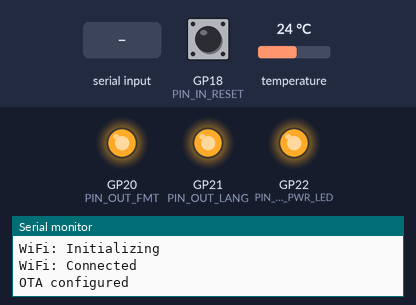
Simulated run of this sketch. Board: Raspberry Pi Pico W. Shown: output pins drawn as LEDs (lit = HIGH), the last lines printed to the serial monitor. The inputs (shaded band) are chosen by the test bench; at power-on: GP18 (PIN_IN_RESET) HIGH, temperature 24 °C. WiFi joins after 1.5 s; servers stay silent unless stated.

Above: at 3.0 s.
3.1 s: GP18 (PIN_IN_RESET) pulled LOW for 1 s
5.6 s: "reset\n" received over Serial
At 6.5 s:
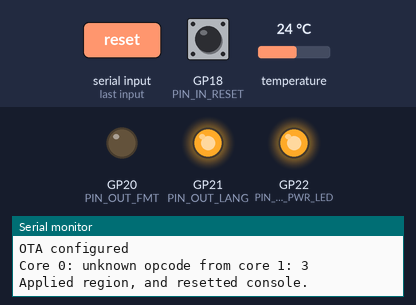
7.1 s: "status\n" received over Serial
8.6 s: "us\n" received over Serial
10.1 s: GP18 (PIN_IN_RESET) pulled LOW for 0.15 s
At 10.6 s:
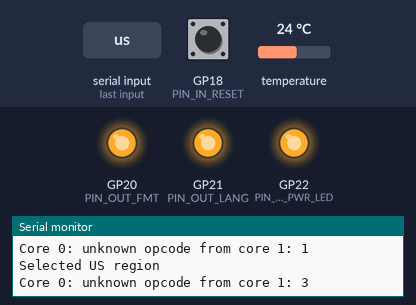
Timing chart, 0 to 12.7 s (numbered marks = the images above; inputs shaded):
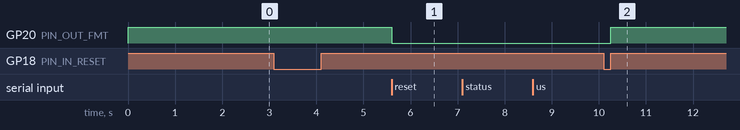

Measured:
- after the input at 5.6 s, GP20 (PIN_OUT_FMT): HIGH → LOW at once
- after the input at 10.1 s, GP20 (PIN_OUT_FMT): LOW → HIGH after 0.15 s

The sketch:

megapaladin.ino
```cpp
#include <Arduino.h>
#define VERSION 1

// CONFIGS
#define IS_PICO_W 1
#define SERIAL_BAUD 115200
#define SERIAL_INIT_TIMEOUT 1000
#define SERIAL_OUT_DELAY 300
#define BLINK_DURATION_MS 50
#define BLINK_INTERVAL_MS 100
#define CMD_BUF_SZ 64
#define DEFAULT_REGION REGION_US

#include "button.h"
#include "fifo_cmd.h"
#if IS_PICO_W
#include <ESP8266WiFi.h>
#include <ESP8266mDNS.h>
#include "secrets.h"
#include <WiFiUdp.h>
#include <ArduinoOTA.h>
#endif


enum Region
{
  REGION_US,
  REGION_EU,
  REGION_JP,
  REGION_COUNT
};

enum Language
{
  LANG_JP = 0,
  LANG_EN = 1
};

enum Format
{
  FMT_PAL = 0,
  FMT_NTSC = 1
};

const uint8_t mapping[][2] = {
  {LANG_EN, FMT_NTSC},  // REGION_US
  {LANG_EN, FMT_PAL},  // REGION_EU
  {LANG_JP, FMT_NTSC}   // REGION_JP
};

#define PIN_IN_RESET 18
#define PIN_OUT_RESET 19
#define PIN_OUT_FMT 20
#define PIN_OUT_LANG 21
#define PIN_OUT_PWR_LED 22

Region curr_region = DEFAULT_REGION;
Region sel_region = DEFAULT_REGION;
ButtonTemplate<PIN_IN_RESET> btn_reset;
String cmd_buf;

void setRegionOutputs();
void advanceSelRegion();
const char * regionToStr(Region r);
void doReset();
void blinkPowerLed(uint8_t times);
void processSerialCommand();
void processCore1Reply(const FIFOCmd repl);

#if IS_PICO_W
uint8_t wifi_prev_status = WL_IDLE_STATUS;
bool ota_was_setup = false;
void setupOTA();
#endif


void setup()
{
  pinMode(PIN_OUT_RESET, INPUT);
  digitalWrite(PIN_OUT_RESET, LOW);
  pinMode(PIN_OUT_FMT, OUTPUT);
  pinMode(PIN_OUT_LANG, OUTPUT);

  pinMode(PIN_IN_RESET, INPUT_PULLUP);

  setRegionOutputs();

  ulong serial_setup_start = millis();
  Serial.begin(SERIAL_BAUD); // init debug/reset console
  while((millis() - serial_setup_start < SERIAL_INIT_TIMEOUT) && !Serial);
  delay(SERIAL_OUT_DELAY);
  Serial.print("\nmegaPALadin V");
  Serial.println(VERSION);
  cmd_buf.reserve(CMD_BUF_SZ);

#if IS_PICO_W
  Serial.println("WiFi: Initializing");
  WiFi.mode(WIFI_STA);
  WiFi.setHostname("megapaladin");
  wifi_prev_status = WiFi.status();
  WiFi.begin(OTA_WIFI_SSID, OTA_WIFI_PSK);
#endif

}


void loop()
{
  ulong now = millis();
  btn_reset.update(now);
  if(btn_reset.wasReleased())
  {
    ulong pressedTime = btn_reset.lastPressDuration();
    if(pressedTime < 400)
      doReset();
    else
      advanceSelRegion();
  }

  while(Serial.available())
  {
    char in = Serial.read();
    if(in == '\n')
      processSerialCommand();
    else
      if(cmd_buf.length() < CMD_BUF_SZ && in != '\r')
        cmd_buf.concat(in);
  }

  FIFOCmd core1_repl;
  while(rp2040.fifo.pop_nb(reinterpret_cast<uint32_t*>(&core1_repl)))
  {
    // got a message from core 1
    processCore1Reply(core1_repl);
  }

#if IS_PICO_W
  uint8_t currStatus = WiFi.status();
  if(currStatus != wifi_prev_status)
  {
    if(currStatus == WL_CONNECT_FAILED)
    {
      Serial.println("WiFi: Connection failed, retrying...");
      WiFi.begin(OTA_WIFI_SSID, OTA_WIFI_PSK);
    }
    else if(currStatus == WL_CONNECTED)
    {
      Serial.println("WiFi: Connected");
      if(!ota_was_setup)
        setupOTA();
    }
    else if(currStatus == WL_NO_SSID_AVAIL)
    {
      Serial.print("WiFi: SSID '");
      Serial.print(OTA_WIFI_SSID);
      Serial.print("' not found");
    }
    wifi_prev_status = currStatus;
  }
  if(currStatus == WL_CONNECTED)
    ArduinoOTA.handle();
#endif
}


void setRegionOutputs()
{
  digitalWrite(PIN_OUT_LANG, mapping[curr_region][0]);
  digitalWrite(PIN_OUT_FMT, mapping[curr_region][1]);
}


void advanceSelRegion()
{
  sel_region = static_cast<Region>((sel_region+1) % REGION_COUNT);
  blinkPowerLed(sel_region + 1);
}


void doReset()
{
  curr_region = sel_region;
  setRegionOutputs();
  pinMode(PIN_OUT_RESET, OUTPUT);
  digitalWrite(PIN_OUT_RESET, LOW);
  delay(200);
  pinMode(PIN_OUT_RESET, INPUT);
}


void blinkPowerLed(uint8_t times)
{
  FIFOCmd cmd;
  cmd.opcode = FC_POWER_LED_BLINK;
  cmd.data[0] = times;
  rp2040.fifo.push(*reinterpret_cast<uint32_t*>(&cmd));
}


void processCore1Reply(const FIFOCmd repl)
{
  switch(repl.opcode)
  {
    case FC_STATUS_REPL:
      Serial.println("Auxiliary core is running.");
      break;
    default:
      Serial.print("Core 0: unknown opcode from core 1: ");
      Serial.println(repl.opcode);
  }
}


void processSerialCommand()
{
  if(cmd_buf == "status")
  {
    printStatus();
  }
  else if(cmd_buf == "reset")
  {
    doReset();
    Serial.print("Applied region, and resetted console.");
  }
  else if(cmd_buf == "us")
  {
    Serial.print("Selected US region\n");
    sel_region = REGION_US;
    blinkPowerLed(sel_region + 1);
  }
  else if(cmd_buf == "eu")
  {
    Serial.print("Selected EU region\n");
    sel_region = REGION_EU;
    blinkPowerLed(sel_region + 1);
  }
  else if(cmd_buf == "jp")
  {
    Serial.print("Selected JP region\n");
    sel_region = REGION_JP;
    blinkPowerLed(sel_region + 1);
  }
  else if(cmd_buf == "reboot")
  {
    Serial.print("Rebooting the megaPALadin and the console.");
    sel_region = DEFAULT_REGION;
    doReset();
    rp2040.restart();
  }
  else if(cmd_buf == "help" || cmd_buf == "?")
  {
    Serial.print("Available commands: status, reset, us, eu, jp, reboot, help, ?\n");
  }
  else
    Serial.print("Unrecognized command.\nTry 'help' or '?'.\n");

  cmd_buf = "";
}


void printStatus()
{
  Serial.print("Current region: ");
  Serial.println(regionToStr(curr_region));
  Serial.print("Selected region: ");
  Serial.println(regionToStr(sel_region));
  Serial.print("Heap mem: ");
  Serial.print(rp2040.getFreeHeap());
  Serial.print(" free, ");
  Serial.print(rp2040.getTotalHeap());
  Serial.println(" total");
  Serial.printf("Core temperature: %2.1fC\n", analogReadTemp());

  // request core 1 status, will be printed on reply
  FIFOCmd cmd;
  cmd.opcode = FC_STATUS_REQ;
  rp2040.fifo.push(*reinterpret_cast<uint32_t*>(&cmd));

}


const char * regionToStr(Region r)
{
  switch(r)
  {
    case REGION_US:
      return "US";
    case REGION_EU:
      return "EU";
    case REGION_JP:
      return "JP";
    default:
      return "??";
  }
}


#if IS_PICO_W
void setupOTA()
{
  ArduinoOTA.setHostname("megapaladin");
  ArduinoOTA.onStart([]() {
    Serial.println("OTA: started");
    blinkPowerLed(5);
  });

  ArduinoOTA.onEnd([]() {  // do a fancy thing with our board led at end
    Serial.println("OTA: finished");
    blinkPowerLed(5);
  });

  ArduinoOTA.onError([](ota_error_t error) {
    Serial.print("OTA: error #");
    Serial.println((int) error);
    Serial.println("Rebooting...");
    rp2040.restart();
  });

  /* setup the OTA server */
  ArduinoOTA.begin();
  Serial.println("OTA configured");
  ota_was_setup = true;
}
#endif


// finally, add the code for the second core
#include "core1.h"
```

button.h
```cpp
#pragma once

#define BUTTON_DEBOUNCE_MILLIS 50

template <int PIN, bool PULLUP = (PIN==13) >
class ButtonTemplate
{
    enum Flags
    {
        F_PRESSED       = 0x01,
        F_WAS_PRESSED   = 0x02,
        F_WAS_RELEASED  = 0x04
    };

public:
    ButtonTemplate()
    {
        pinMode( PIN, PULLUP? INPUT_PULLUP : INPUT );
        m_lastPress = 0;
        m_lastPressTime = 0;
        m_flags = 0;
    }

    ~ButtonTemplate() { /* do nothing */ }

    void update( ulong now )
    {
        bool pressedNow = !digitalRead( PIN );
        if( pressedNow && ! (m_flags & F_PRESSED) )
        {
            // is pressed, wasn't before
            if(now - m_lastPress > BUTTON_DEBOUNCE_MILLIS)
            {
                m_flags |= (F_WAS_PRESSED | F_PRESSED);
                m_lastPress = now;
            }
        }
        else if( !pressedNow && (m_flags & F_PRESSED) )
        {
            // is not pressed, was before
            if(now - m_lastPress > BUTTON_DEBOUNCE_MILLIS)
            {
                m_flags &= ~(F_PRESSED);
                m_flags |= F_WAS_RELEASED;
                m_lastPressTime = now - m_lastPress;
            }
        }
    }

    bool wasPressed()
    {
        bool ret = m_flags & F_WAS_PRESSED;
        m_flags &= ~F_WAS_PRESSED;
        return ret;
    }

    bool isPressed() const
    {
        return m_flags & F_PRESSED;
    }

    ulong lastPressDuration() const
    {
        return m_lastPressTime;
    }

    bool wasReleased()
    {
        bool ret = m_flags & F_WAS_RELEASED;
        m_flags &= ~F_WAS_RELEASED;
        return ret;
    }

private:
    ulong m_lastPress;
    ulong m_lastPressTime;
    byte m_flags;
};
```

core1.h
```cpp
// this core controls power led, pio and rt stuff
// can talk to main core via a couple of ring buffers

void setup1()
{
  pinMode(PIN_OUT_PWR_LED, OUTPUT);
  digitalWrite(PIN_OUT_PWR_LED, HIGH);
}

void loop1()
{
  FIFOCmd core0_cmd;
  if(rp2040.fifo.pop_nb(reinterpret_cast<uint32_t*>(&core0_cmd)))
  {
    switch(core0_cmd.opcode)
    {
      case FC_STATUS_REQ:
        {
          FIFOCmd reply;
          reply.opcode = FC_STATUS_REPL;
          rp2040.fifo.push(*reinterpret_cast<uint32_t*>(&reply));
        }
        break;
      case FC_POWER_LED_BLINK:
        {
          // TODO do this with a state machine in the loop, without blocking
          uint8_t times = core0_cmd.data[0];
          while(times)
          {
            digitalWrite(PIN_OUT_PWR_LED, LOW);
            delay(BLINK_DURATION_MS);
            digitalWrite(PIN_OUT_PWR_LED, HIGH);
            if(times)
              delay(BLINK_INTERVAL_MS);
          }
        }
        break;
    }
  }
}
```

fifo_cmd.h
```cpp
#pragma once

struct FIFOCmd
{
  uint8_t opcode;
  uint8_t data[3];
} __attribute__ ((aligned (4)));

enum FIFOCmdOpcode : uint8_t
{
  FC_NOP = 0,
  FC_STATUS_REQ, // 0->1
  FC_STATUS_REPL, // 1->0
  FC_POWER_LED_BLINK, // 0->1, times
};
```

secrets_example.h
```cpp
#pragma once

#define OTA_WIFI_SSID "Your wifi ssid here"
#define OTA_WIFI_PSK  "Your wifi password here"
```
